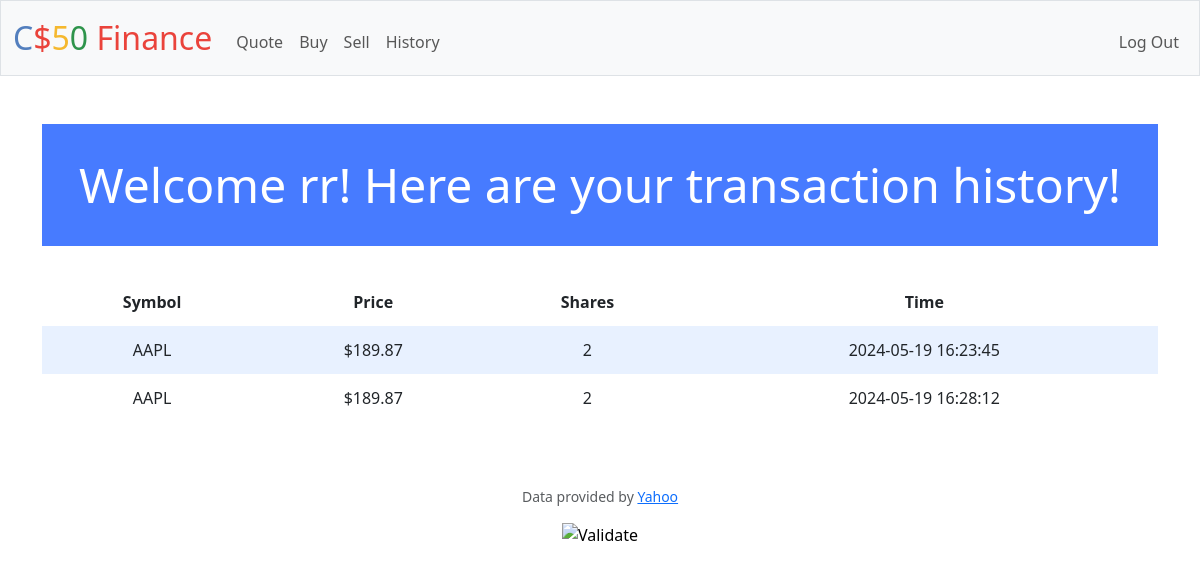
/history (signed in), run on an earlier commit of the app's database.
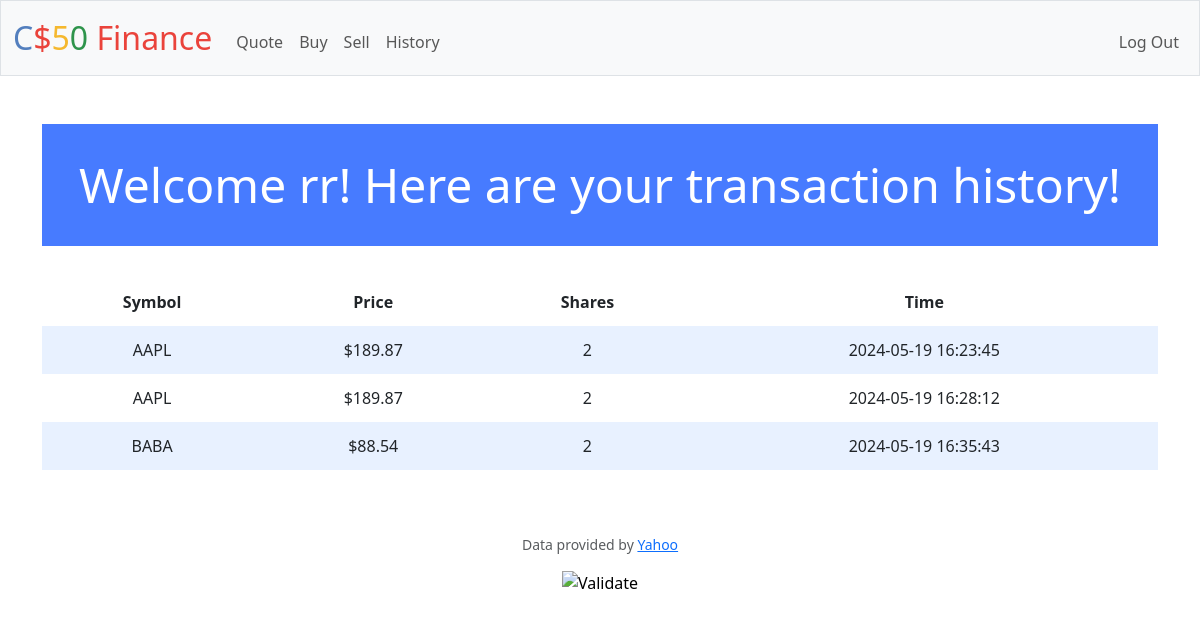
And on a later commit of the database.
### tables this page shows
CREATE TABLE users (id INTEGER PRIMARY KEY AUTOINCREMENT NOT NULL, username TEXT NOT NULL, hash TEXT NOT NULL, cash NUMERIC NOT NULL DEFAULT 10000.00);

CREATE TABLE buy (
    user_id INTEGER NOT NULL,
    symbol TEXT NOT NULL,
    price NUMERIC NOT NULL,
    shares NUMERIC NOT NULL,
    cash NUMERIC NOT NULL,
    time TIMESTAMP NOT NULL,
    FOREIGN KEY (user_id) REFERENCES users(id)
    );

### app.py (the view)
@app.route("/history")
@login_required
def history():
    user_id = session["user_id"]
    username = db.execute("SELECT username FROM users WHERE id = ?", user_id)[0]["username"]
    stocks = db.execute("SELECT symbol, price, shares, time FROM buy WHERE user_id = ?", user_id)
    if stocks:
        for stock in stocks:
            stock["price"] = usd(stock["price"])
        return render_template("history.html", stocks = stocks, username=username)

### app.py (called while the page is built)
@app.after_request
def after_request(response):
    response.headers["Cache-Control"] = "no-cache, no-store, must-revalidate"
    response.headers["Expires"] = 0
    response.headers["Pragma"] = "no-cache"
    return response

### helpers.py (called while the page is built)
def login_required(f):
    @wraps(f)
    def decorated_function(*args, **kwargs):
        if session.get("user_id") is None:
            return redirect("/login")
        return f(*args, **kwargs)
    return decorated_function

def usd(value):
    return f"${value:,.2f}"

### templates/history.html (shortened to what this page needs)
{% extends "layout.html" %}
{% block main %}
    <h1>Welcome {{ username }}! Here are your transaction history!</h1>
    <table>
        <thead>
            <th>Symbol</th>
            <th>Price</th>
            <th>Shares</th>
            <th>Time</th>
        </thead>
        <tbody>
            {% for stock in stocks %}
                <tr>
                    <td>{{ stock.symbol }}</td>
                    <td>{{ stock.price }}</td>
                    <td>{{ stock.shares }}</td>
                    <td>{{ stock.time }}</td>
                </tr>
            {% endfor %}
        </tbody>
    </table>
{% endblock %}

### templates/layout.html (shortened to what this page needs)
<!DOCTYPE html>
<html lang="en">
    <head>
        <link href="https://cdn.jsdelivr.net/npm/bootstrap@5.3.3/dist/css/bootstrap.min.css" rel="stylesheet">
        <link href="/static/styles.css" rel="stylesheet">
    </head>
    <body>
        <nav class="bg-light border navbar navbar-expand-md navbar-light">
            <div class="container-fluid">
                <a class="navbar-brand" href="/"><span class="blue">C</span><span class="red">$</span><span class="yellow">5</span><span class="green">0</span> <span class="red">Finance</span></a>
                <div class="collapse navbar-collapse" id="navbar">
                    {% if session["user_id"] %}
                        <ul class="navbar-nav me-auto mt-2">
                            <li class="nav-item"><a class="nav-link" href="/quote">Quote</a></li>
                            <li class="nav-item"><a class="nav-link" href="/buy">Buy</a></li>
                            <li class="nav-item"><a class="nav-link" href="/sell">Sell</a></li>
                            <li class="nav-item"><a class="nav-link" href="/history">History</a></li>
                        </ul>
                        <ul class="navbar-nav ms-auto mt-2">
                            <li class="nav-item"><a class="nav-link" href="/logout">Log Out</a></li>
                        </ul>
                    {% else %}
                        <ul class="navbar-nav ms-auto mt-2">
                            <li class="nav-item"><a class="nav-link" href="/register">Register</a></li>
                            <li class="nav-item"><a class="nav-link" href="/login">Log In</a></li>
                        </ul>
                    {% endif %}
                </div>
            </div>
        </nav>
        <main class="container py-5 text-center">
            {% block main %}{% endblock %}
        </main>
        <footer class="mb-5">
            <p class="mb-3 small text-center text-muted">
                Data provided by <a href="https://finance.yahoo.com/">Yahoo</a>
            </p>
            <form action="https://validator.w3.org/check" class="text-center" enctype="multipart/form-data" method="post" target="_blank">
                <input alt="Validate" src="/static/I_heart_validator.png" type="image">
            </form>
        </footer>
    </body>
</html>

### static/styles.css (style rules this page uses)
nav .navbar-brand { font-size: xx-large; }
nav .navbar-brand .blue { color: #537fbe; }
nav .navbar-brand .red { color: #ea433b; }
nav .navbar-brand .yellow { color: #f5b82e; }
nav .navbar-brand .green { color: #2e944b; }
h1 { background-color: #477bff; color: #fff; font-size: 48px; margin-bottom: 2rem; padding: 2rem 1rem; text-align: center; }
table { background-color: transparent; margin-bottom: 1rem; width: 100%; }
table th, table td { padding: 0.75rem; vertical-align: middle; }
tbody tr:nth-of-type(odd) { background-color: rgb(179, 208, 255, 0.3) }

What changed in the data, as far as the page shows it:
added buy: symbol "BABA", price "$88.54", shares "2", time "2024-05-19 16:35:43"
